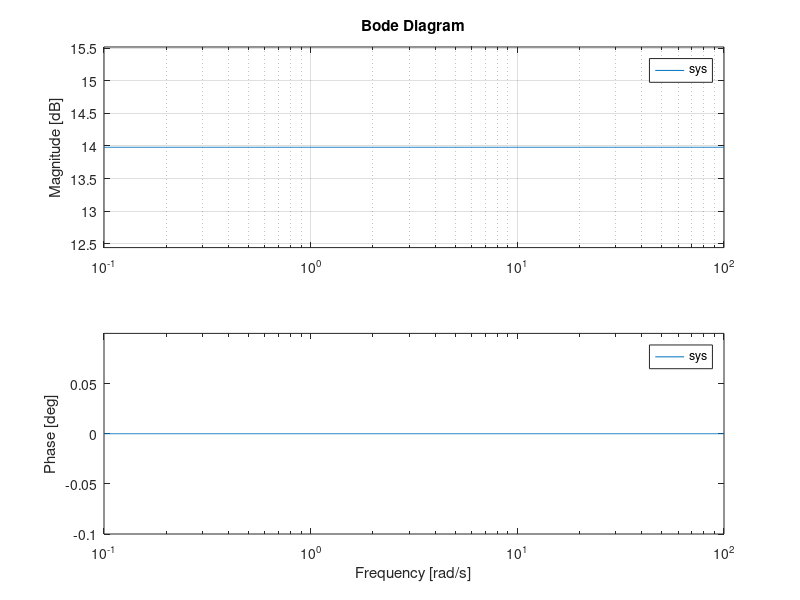

Here is the MATLAB script that generated this plot:
%practice
clc;clear;close all;
k=input('enter the gain=');
z=input('enter the zeros=');
p=input('enter the poles=');
sys=zpk(z,p,k);
t=tf(sys)
bode(sys);
grid;
[Gm,Pm,Wgc,Wpc] = margin(sys);
fprintf('gain margin is %f\n',Gm);
fprintf('phase margin is %f\n',Pm);
fprintf('gain cross over frequency is %f\n',Wgc);
fprintf('phase cross over frequency is %f\n',Wpc);

